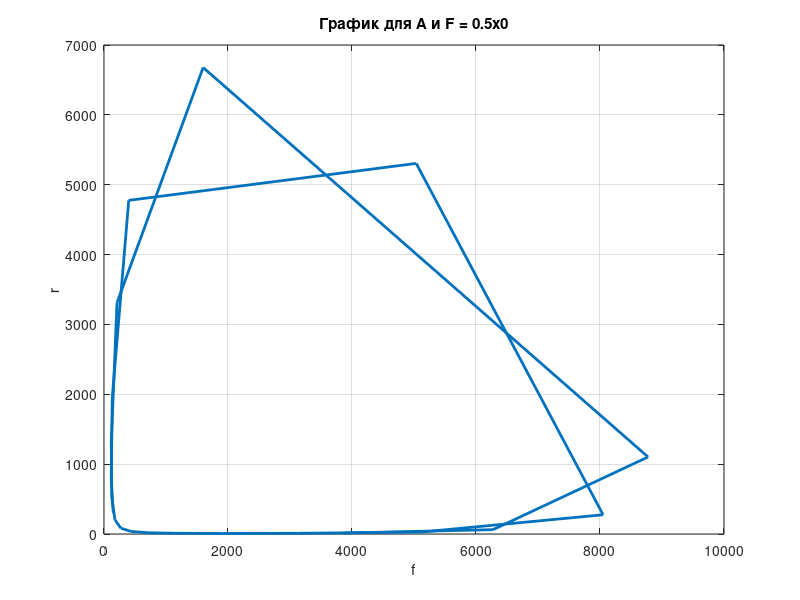
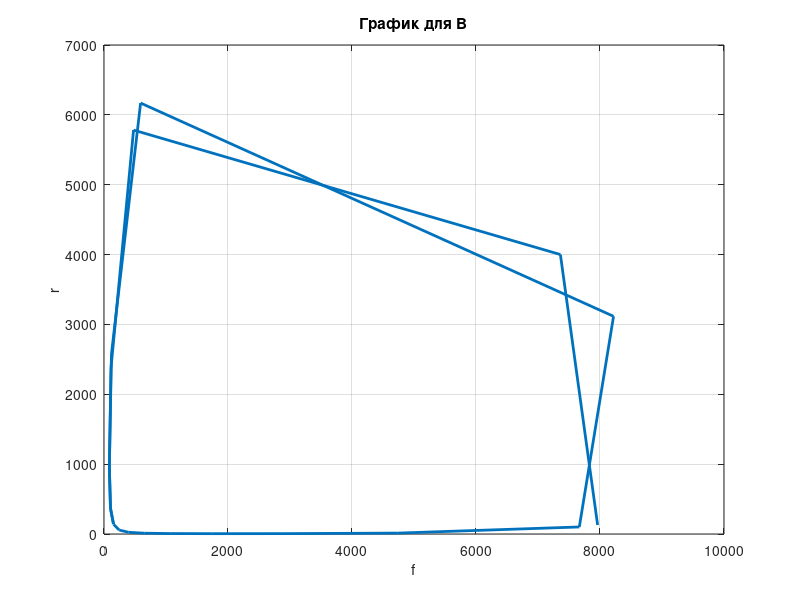
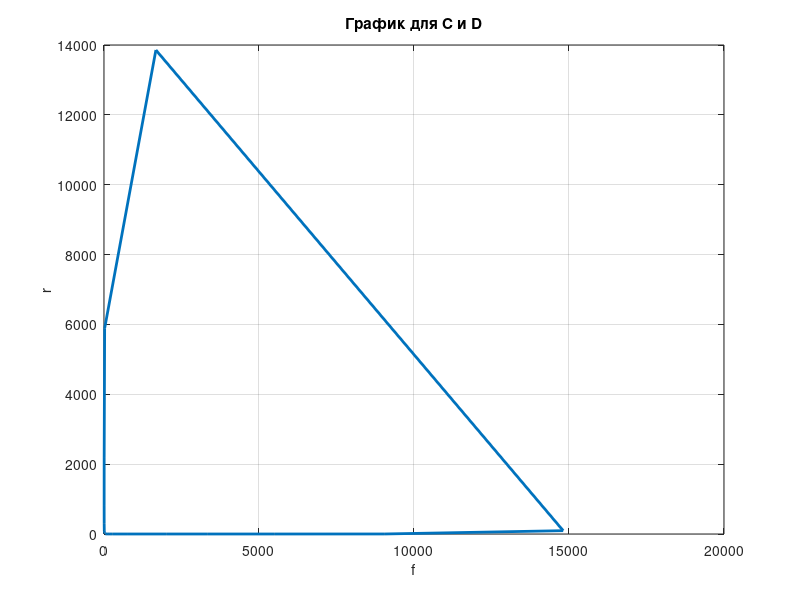
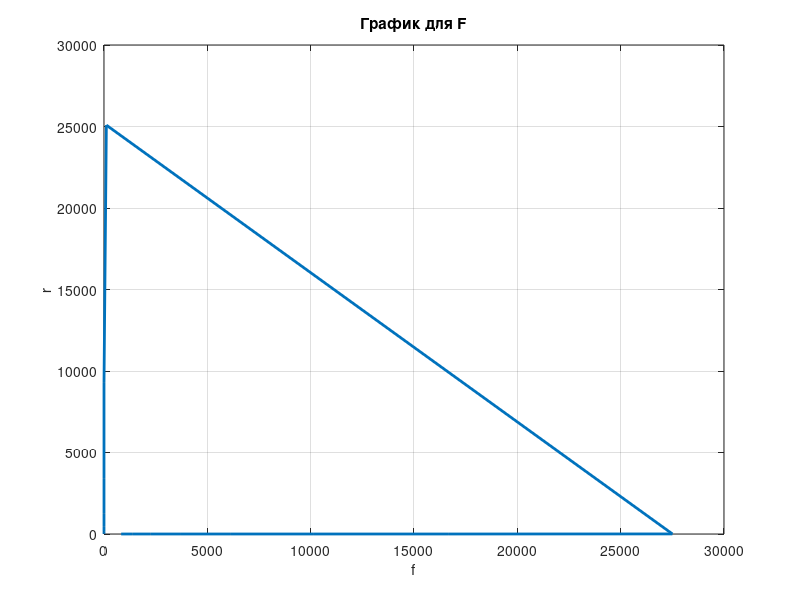

MATLAB code for these plots, in order:
function main()
a = 0.001;
C = 46.61374 * quad(@(x) sin(x)./(x.^2 + 1), 0, 1);
x0 = fzero(@(x) 2^x - 4*x, 1.5);
F = 0.5 * x0;
% Решаем системы уравнений для нахождения A, B и D
ABD = [46, 42, 24; 42, 49, 18; 24, 18, 16]\[20628; 20346; 10252];
A = ABD(1);
B = ABD(2);
D = ABD(3);
% Решаем дифференциальные уравнения
[T, Y1] = ode45(@(t, y) volterra(t, y, a), [0:0.5:10], [A, 0.5*A]);
[T, Y2] = ode45(@(t, y) volterra(t, y, a), [0:0.5:10], [B, B]);
[T, Y3] = ode45(@(t, y) volterra(t, y, a), [0:0.5:10], [C, D]);
[T, Y4] = ode45(@(t, y) volterra(t, y, a), [0:0.5:10], [F, F]);
% Строим графики
figure(1);
plot(Y1(:,2), Y1(:,1), 'LineWidth', 2);
xlabel('f');
ylabel('r');
title('График для A и F = 0.5x0');
grid on;
figure(2);
plot(Y2(:,2), Y2(:,1), 'LineWidth', 2);
xlabel('f');
ylabel('r');
title('График для B');
grid on;
figure(3);
plot(Y3(:,2), Y3(:,1), 'LineWidth', 2);
xlabel('f');
ylabel('r');
title('График для C и D');
grid on;
figure(4);
plot(Y4(:,2), Y4(:,1), 'LineWidth', 2);
xlabel('f');
ylabel('r');
title('График для F');
grid on;
end
% Определяем функцию для решения модели Вольтерры
function dydt = volterra(t, y, a)
dydt = [2*y(1) - a*y(1)*y(2); -y(2) + a*y(1)*y(2)];
end
